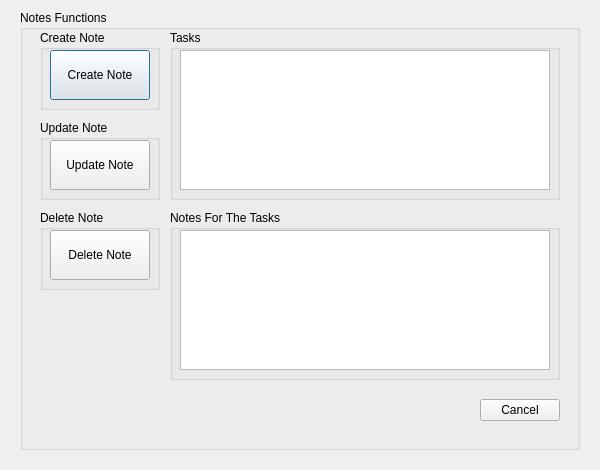
<?xml version="1.0" encoding="UTF-8"?>
<ui version="4.0">
 <class>NotesWindow</class>
 <widget class="QDialog" name="NotesWindow">
  <property name="geometry">
   <rect>
    <x>0</x>
    <y>0</y>
    <width>600</width>
    <height>470</height>
   </rect>
  </property>
  <property name="minimumSize">
   <size>
    <width>600</width>
    <height>470</height>
   </size>
  </property>
  <property name="maximumSize">
   <size>
    <width>600</width>
    <height>470</height>
   </size>
  </property>
  <property name="windowTitle">
   <string>Dialog</string>
  </property>
  <widget class="QGroupBox" name="NotesFunctionsBox">
   <property name="geometry">
    <rect>
     <x>20</x>
     <y>10</y>
     <width>560</width>
     <height>440</height>
    </rect>
   </property>
   <property name="title">
    <string>Notes Functions</string>
   </property>
   <widget class="QGroupBox" name="CreateNoteBox">
    <property name="geometry">
     <rect>
      <x>20</x>
      <y>20</y>
      <width>120</width>
      <height>80</height>
     </rect>
    </property>
    <property name="title">
     <string>Create Note</string>
    </property>
    <widget class="QPushButton" name="CreateNoteButton">
     <property name="geometry">
      <rect>
       <x>10</x>
       <y>20</y>
       <width>100</width>
       <height>50</height>
      </rect>
     </property>
     <property name="text">
      <string>Create Note</string>
     </property>
    </widget>
   </widget>
   <widget class="QGroupBox" name="UpdateNoteBox">
    <property name="geometry">
     <rect>
      <x>20</x>
      <y>110</y>
      <width>120</width>
      <height>80</height>
     </rect>
    </property>
    <property name="title">
     <string>Update Note</string>
    </property>
    <widget class="QPushButton" name="UpdateNoteButton">
     <property name="geometry">
      <rect>
       <x>10</x>
       <y>20</y>
       <width>100</width>
       <height>50</height>
      </rect>
     </property>
     <property name="text">
      <string>Update Note</string>
     </property>
    </widget>
   </widget>
   <widget class="QGroupBox" name="DeleteNoteBox">
    <property name="geometry">
     <rect>
      <x>20</x>
      <y>200</y>
      <width>120</width>
      <height>80</height>
     </rect>
    </property>
    <property name="title">
     <string>Delete Note</string>
    </property>
    <widget class="QPushButton" name="DeleteNoteButton">
     <property name="geometry">
      <rect>
       <x>10</x>
       <y>20</y>
       <width>100</width>
       <height>50</height>
      </rect>
     </property>
     <property name="text">
      <string>Delete Note</string>
     </property>
    </widget>
   </widget>
   <widget class="QGroupBox" name="TasksBox">
    <property name="geometry">
     <rect>
      <x>150</x>
      <y>20</y>
      <width>390</width>
      <height>170</height>
     </rect>
    </property>
    <property name="title">
     <string>Tasks</string>
    </property>
    <widget class="QTableView" name="TasksTableView">
     <property name="geometry">
      <rect>
       <x>10</x>
       <y>20</y>
       <width>370</width>
       <height>140</height>
      </rect>
     </property>
    </widget>
   </widget>
   <widget class="QGroupBox" name="NotesForeTheTaskBox">
    <property name="geometry">
     <rect>
      <x>150</x>
      <y>200</y>
      <width>390</width>
      <height>170</height>
     </rect>
    </property>
    <property name="title">
     <string>Notes For The Tasks</string>
    </property>
    <widget class="QTableView" name="NotesForeTheTaskTableView">
     <property name="geometry">
      <rect>
       <x>10</x>
       <y>20</y>
       <width>370</width>
       <height>140</height>
      </rect>
     </property>
    </widget>
   </widget>
   <widget class="QWidget" name="horizontalLayoutWidget">
    <property name="geometry">
     <rect>
      <x>20</x>
      <y>380</y>
      <width>520</width>
      <height>40</height>
     </rect>
    </property>
    <layout class="QHBoxLayout" name="HorizontalLayout">
     <item>
      <spacer name="HorizontalSpacer">
       <property name="orientation">
        <enum>Qt::Horizontal</enum>
       </property>
       <property name="sizeHint" stdset="0">
        <size>
         <width>40</width>
         <height>20</height>
        </size>
       </property>
      </spacer>
     </item>
     <item>
      <widget class="QPushButton" name="CancelButton">
       <property name="text">
        <string>Cancel</string>
       </property>
      </widget>
     </item>
    </layout>
   </widget>
  </widget>
 </widget>
 <resources/>
 <connections/>
</ui>
